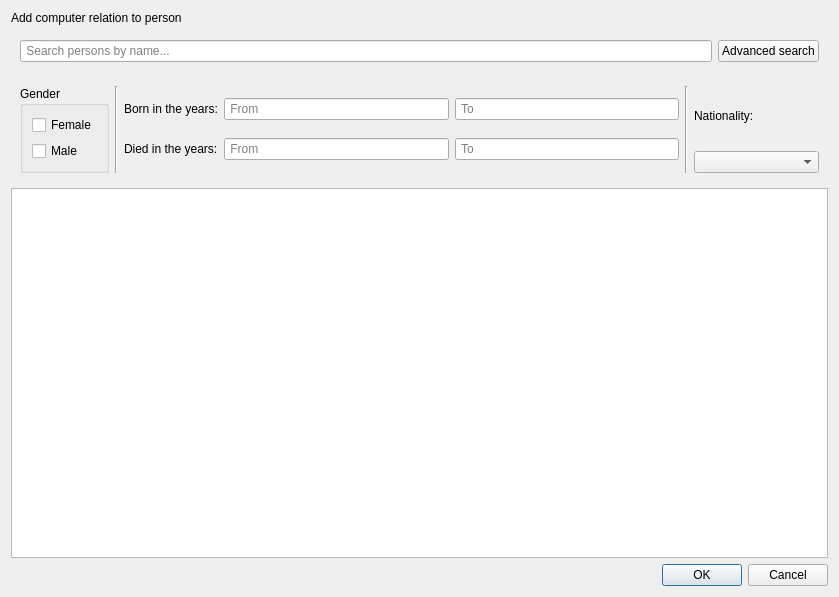
<?xml version="1.0" encoding="UTF-8"?>
<ui version="4.0">
 <class>CToPRelation</class>
 <widget class="QDialog" name="CToPRelation">
  <property name="geometry">
   <rect>
    <x>0</x>
    <y>0</y>
    <width>839</width>
    <height>597</height>
   </rect>
  </property>
  <property name="windowTitle">
   <string>Dialog</string>
  </property>
  <layout class="QVBoxLayout" name="verticalLayout_3">
   <item>
    <widget class="QLabel" name="label">
     <property name="text">
      <string>Add computer relation to person</string>
     </property>
    </widget>
   </item>
   <item>
    <widget class="QFrame" name="horizontalFrame">
     <property name="maximumSize">
      <size>
       <width>16777215</width>
       <height>40</height>
      </size>
     </property>
     <layout class="QHBoxLayout" name="horizontalLayout">
      <item>
       <widget class="QLineEdit" name="input_searchPerson">
        <property name="styleSheet">
         <string notr="true"/>
        </property>
        <property name="placeholderText">
         <string> Search persons by name...</string>
        </property>
       </widget>
      </item>
      <item>
       <widget class="QPushButton" name="button_advSearchPerson">
        <property name="text">
         <string>Advanced search</string>
        </property>
       </widget>
      </item>
     </layout>
    </widget>
   </item>
   <item>
    <widget class="QWidget" name="widget_advancedSearchPerson" native="true">
     <property name="maximumSize">
      <size>
       <width>16777215</width>
       <height>110</height>
      </size>
     </property>
     <layout class="QGridLayout" name="gridLayout_3">
      <item row="0" column="2">
       <layout class="QGridLayout" name="gridLayout_2">
        <item row="1" column="0">
         <widget class="QLabel" name="label_diedSearch">
          <property name="text">
           <string>Died in the years:</string>
          </property>
         </widget>
        </item>
        <item row="0" column="0">
         <widget class="QLabel" name="label_bornSearch">
          <property name="text">
           <string>Born in the years:</string>
          </property>
         </widget>
        </item>
        <item row="0" column="1">
         <widget class="QLineEdit" name="input_searchBornFrom">
          <property name="enabled">
           <bool>true</bool>
          </property>
          <property name="placeholderText">
           <string> From</string>
          </property>
         </widget>
        </item>
        <item row="1" column="2">
         <widget class="QLineEdit" name="input_searchDiedTo">
          <property name="enabled">
           <bool>true</bool>
          </property>
          <property name="placeholderText">
           <string> To</string>
          </property>
         </widget>
        </item>
        <item row="1" column="1">
         <widget class="QLineEdit" name="input_searchDiedFrom">
          <property name="enabled">
           <bool>true</bool>
          </property>
          <property name="placeholderText">
           <string> From</string>
          </property>
         </widget>
        </item>
        <item row="0" column="2">
         <widget class="QLineEdit" name="input_searchBornTo">
          <property name="enabled">
           <bool>true</bool>
          </property>
          <property name="placeholderText">
           <string> To</string>
          </property>
         </widget>
        </item>
       </layout>
      </item>
      <item row="0" column="4">
       <layout class="QVBoxLayout" name="verticalLayout_2">
        <item>
         <widget class="QLabel" name="label_nat">
          <property name="text">
           <string>Nationality:</string>
          </property>
         </widget>
        </item>
        <item>
         <widget class="QComboBox" name="input_searchNat">
          <property name="enabled">
           <bool>true</bool>
          </property>
          <property name="minimumSize">
           <size>
            <width>125</width>
            <height>0</height>
           </size>
          </property>
          <property name="styleSheet">
           <string notr="true"/>
          </property>
         </widget>
        </item>
       </layout>
      </item>
      <item row="0" column="0">
       <widget class="QGroupBox" name="groupBox_gender">
        <property name="enabled">
         <bool>true</bool>
        </property>
        <property name="title">
         <string>Gender</string>
        </property>
        <layout class="QVBoxLayout" name="verticalLayout">
         <item>
          <widget class="QCheckBox" name="checkBox_searchFemale">
           <property name="text">
            <string>Female</string>
           </property>
          </widget>
         </item>
         <item>
          <widget class="QCheckBox" name="checkBox_searchMale">
           <property name="text">
            <string>Male</string>
           </property>
          </widget>
         </item>
        </layout>
       </widget>
      </item>
      <item row="0" column="1">
       <widget class="Line" name="line">
        <property name="orientation">
         <enum>Qt::Vertical</enum>
        </property>
       </widget>
      </item>
      <item row="0" column="3">
       <widget class="Line" name="line_2">
        <property name="orientation">
         <enum>Qt::Vertical</enum>
        </property>
       </widget>
      </item>
     </layout>
    </widget>
   </item>
   <item>
    <widget class="QTableView" name="table_Person">
     <property name="sizePolicy">
      <sizepolicy hsizetype="Expanding" vsizetype="Expanding">
       <horstretch>0</horstretch>
       <verstretch>0</verstretch>
      </sizepolicy>
     </property>
     <property name="contextMenuPolicy">
      <enum>Qt::CustomContextMenu</enum>
     </property>
     <property name="styleSheet">
      <string notr="true"/>
     </property>
     <property name="editTriggers">
      <set>QAbstractItemView::NoEditTriggers</set>
     </property>
     <property name="sortingEnabled">
      <bool>true</bool>
     </property>
     <attribute name="horizontalHeaderHighlightSections">
      <bool>false</bool>
     </attribute>
     <attribute name="verticalHeaderHighlightSections">
      <bool>false</bool>
     </attribute>
    </widget>
   </item>
   <item>
    <widget class="QDialogButtonBox" name="buttonBox">
     <property name="orientation">
      <enum>Qt::Horizontal</enum>
     </property>
     <property name="standardButtons">
      <set>QDialogButtonBox::Cancel|QDialogButtonBox::Ok</set>
     </property>
    </widget>
   </item>
  </layout>
 </widget>
 <resources/>
 <connections>
  <connection>
   <sender>buttonBox</sender>
   <signal>accepted()</signal>
   <receiver>CToPRelation</receiver>
   <slot>accept()</slot>
   <hints>
    <hint type="sourcelabel">
     <x>248</x>
     <y>254</y>
    </hint>
    <hint type="destinationlabel">
     <x>157</x>
     <y>274</y>
    </hint>
   </hints>
  </connection>
  <connection>
   <sender>buttonBox</sender>
   <signal>rejected()</signal>
   <receiver>CToPRelation</receiver>
   <slot>reject()</slot>
   <hints>
    <hint type="sourcelabel">
     <x>316</x>
     <y>260</y>
    </hint>
    <hint type="destinationlabel">
     <x>286</x>
     <y>274</y>
    </hint>
   </hints>
  </connection>
 </connections>
</ui>
